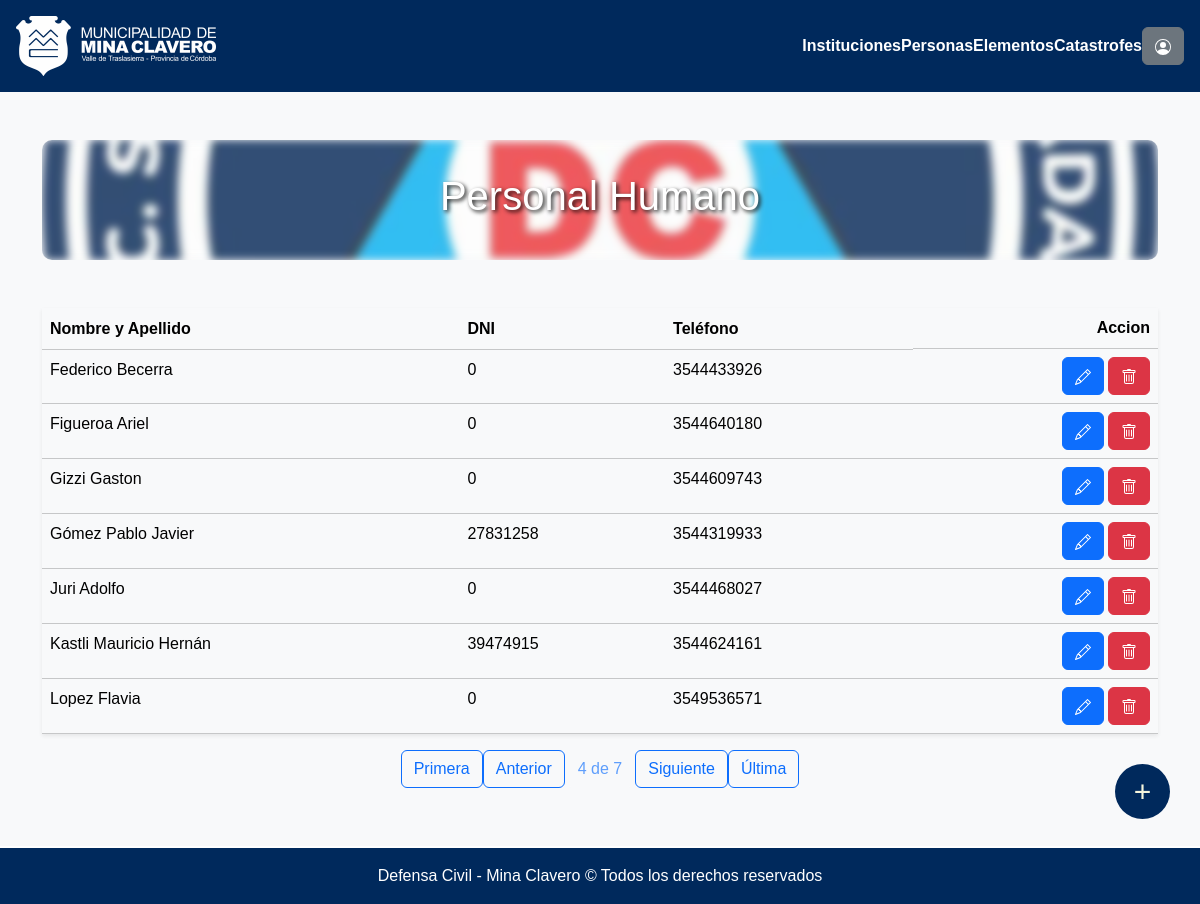
The page /personas/?page=4 (signed in) on the database as committed earlier.
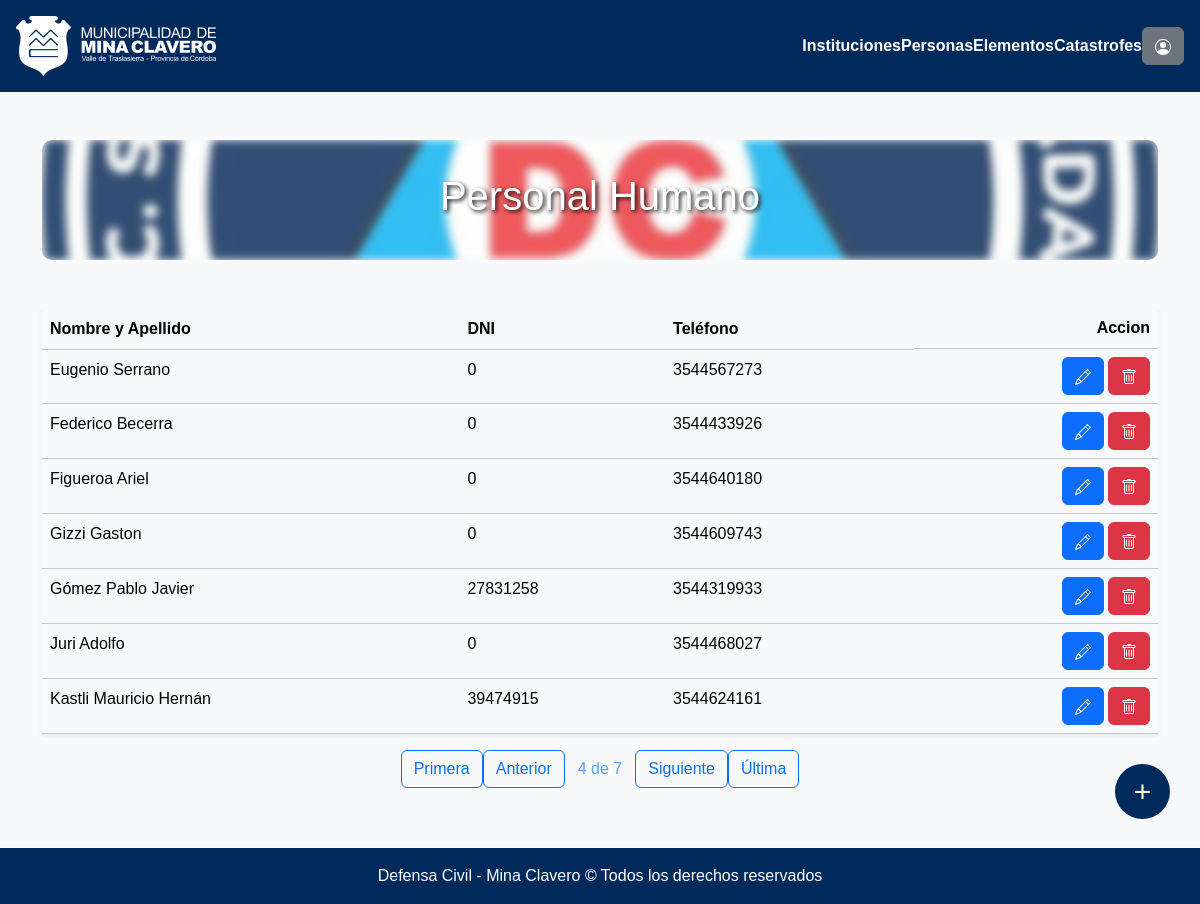
The same page on the database as committed later.
### seguridadVial/models.py (models this page shows, shortened)
class Persona(models.Model):
    nombre_apellido = models.CharField(max_length=120)
    dni = models.IntegerField(default=0)
    telefono = models.CharField(max_length=30, default="",null=True, blank=True)
    id_institucion = models.ManyToManyField('Institucion', through="InstitucionCargoPersona")

### seguridadVial/views.py (the view)
# urls.py: path("personas/", login_required(permission_required('seguridadVial.view_persona')(views.listaPersona.as_view())), name="listaPersonas"),
class listaPersona(ListView):
    model = Persona
    template_name = os.path.join("defensaCivil", "listas", "listaPersonas.html")
    context_object_name = 'personas'
    paginate_by = 7
    def get_queryset(self):
        return Persona.objects.all().order_by('nombre_apellido')

### municipalidad/templates/defensaCivil/listas/listaPersonas.html (shortened to what this page needs)
{% extends "defensaCivil/base.html" %}
{% load static %}
{% block contenido %}
<div class="container mt-5">
  <div class="cont mb-5">
    <h1 class="titulo">Personal Humano</h1>
  </div>
    <table class="table table-light shadow-sm  mt-2">
        <thead class="bg-light">
          <tr>
            <th scope="col">Nombre y Apellido</th>
            <th scope="col" class="d-none d-md-table-cell">DNI</th>
            <th scope="col" class="d-none d-md-table-cell">Teléfono</th>
            <th scope="col" class="d-flex justify-content-end">Accion</th>
          </tr>
        </thead>
        <tbody>
          {% for persona in personas %}
            {% if persona.nombre != "seleccionar persona" %}
              <tr>
                <td style="cursor: pointer;" onclick="window.location.href='{% url 'modificarPersona' persona.id %}'">{{ persona.nombre_apellido | title}}</td>
                <td style="cursor: pointer;" class="d-none d-md-table-cell" onclick="window.location.href='{% url 'modificarPersona' persona.id %}'">{{ persona.dni | default_if_none:"-----" }}</td>
                <td style="cursor: pointer;" class="d-none d-md-table-cell" onclick="window.location.href='{% url 'modificarPersona' persona.id %}'">{{ persona.telefono | default_if_none:"-----" }}</td>
                <td>
                  <div class="d-flex justify-content-end align-items-center">
                    <a class="btn btn-primary" href="{% url 'modificarPersona' persona.id %}">
                    </a>
                    <a class="btn btn-danger ms-1" href="{% url 'borrarPersona' persona.id %}">
                    </a>
                  </div>
                </td>
              </tr>
            {% endif %}
          {% endfor %}
        </tbody>
    </table>
    <div class="pagination justify-content-center">
        {% if page_obj.has_previous %}
            <a class="btn btn-outline-primary mb-3" href="?page=1">
                Primera
            </a>
            <a class="btn btn-outline-primary mb-3" href="?page={{ page_obj.previous_page_number }}">
                Anterior
            </a>
        {% endif %}
        <span class="current-page btn btn-outline-light disabled text-primary mb-3">
            {{ page_obj.number }} de {{ page_obj.paginator.num_pages }}
        </span>
        {% if page_obj.has_next %}
            <a class="btn btn-outline-primary mb-3" href="?page={{ page_obj.next_page_number }}">
                Siguiente
            </a>
            <a class="btn btn-outline-primary mb-3" href="?page={{ page_obj.paginator.num_pages }}">
                Última
            </a>
        {% endif %}
    </div>
    <a href={% url "nuevaPersona" %} class="customButton">+</a>
</div>
{% endblock %}

Rows that differ between the two databases and show on the page:
no longer on this page (row unchanged): Persona: nombre_apellido "Lopez Flavia", dni "0", telefono "3549536571"
added Persona: nombre_apellido "Eugenio Serrano", dni "0", telefono "3544567273"
